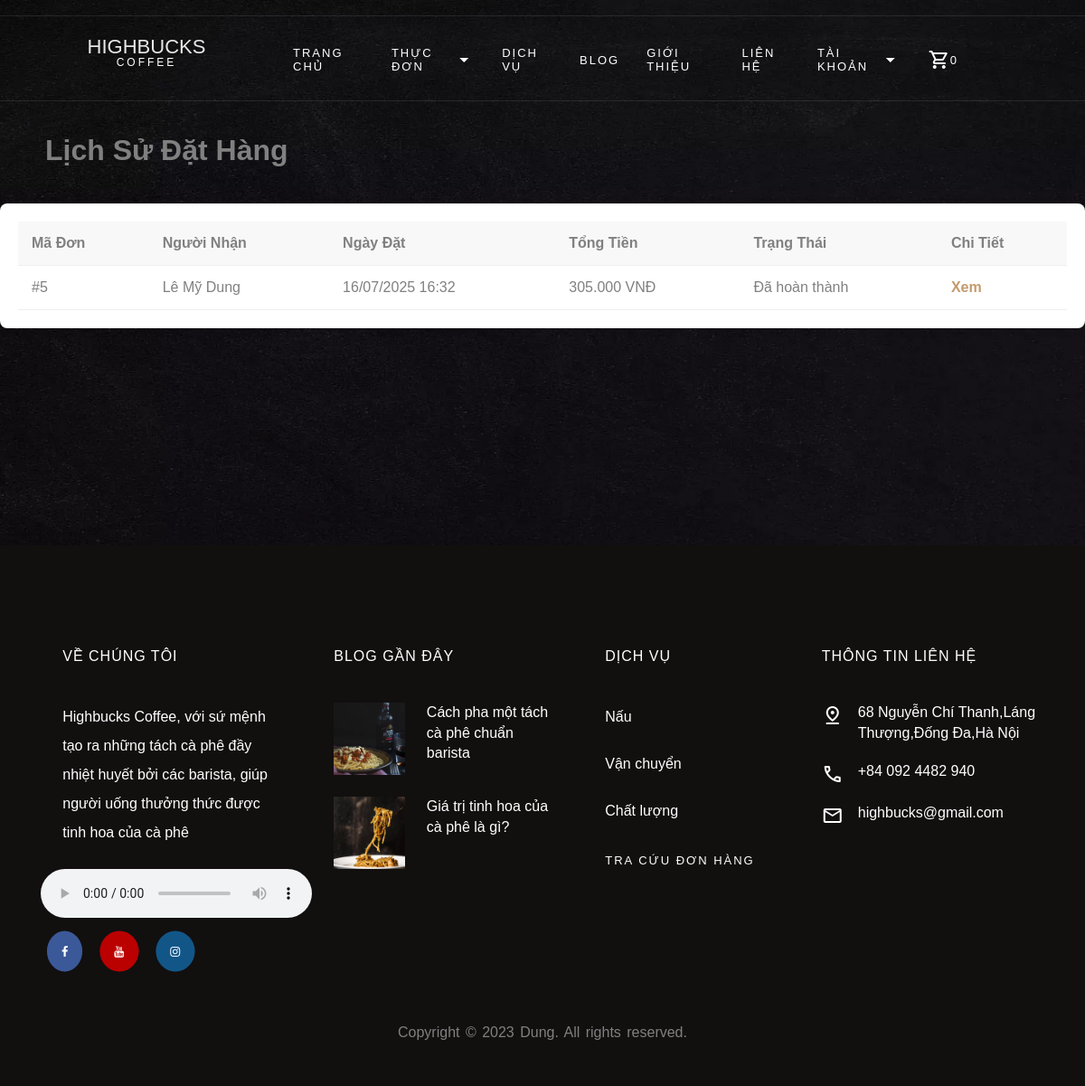
The app's page /Page/order_history.php (signed in) with its own data.
### tables this page shows
CREATE TABLE IF NOT EXISTS `donhang` (
  `idDonHang` int NOT NULL AUTO_INCREMENT,
  `idTaiKhoan` int DEFAULT NULL,
  `TenNguoiNhan` varchar(255) DEFAULT NULL,
  `SoDienThoaiNhan` varchar(11) DEFAULT NULL,
  `DiaChiNhan` varchar(255) DEFAULT NULL,
  `NgayDat` datetime DEFAULT CURRENT_TIMESTAMP,
  `TongTien` decimal(10,0) DEFAULT NULL,
  `TrangThai` varchar(255) DEFAULT 'Đợi xác nhận',
  PRIMARY KEY (`idDonHang`)
);

### Page/order_history.php (the view, shortened to what this page needs)
<?php
include_once __DIR__ . '/../PHP/Connect.php';
$orders = [];
$is_user_logged_in = isset($_SESSION['loggedin']) && $_SESSION['loggedin'] === true;
if ($is_user_logged_in) {
    $id_tai_khoan = $_SESSION['id'];
    $stmt = $conn->prepare("SELECT idDonHang, NgayDat, TongTien, TrangThai, TenNguoiNhan FROM donhang WHERE idTaiKhoan = ? ORDER BY NgayDat DESC");
    $stmt->bind_param("i", $id_tai_khoan);
    $stmt->execute();
    $result = $stmt->get_result();
    while ($row = $result->fetch_assoc()) {
        $orders[] = $row;
    }
}
?>
<!DOCTYPE html>
<html lang="vi">
<head>
    <link rel="stylesheet" href="../Css/css.css">
  <link rel="stylesheet" href="https://cdnjs.cloudflare.com/ajax/libs/font-awesome/4.7.0/css/font-awesome.min.css">
</head>
<body>
    <?php include '../PHP/Menu.php'; ?>
    <div class="banner" style="padding: 130px 50px 0 50px;">
        <h1>Lịch Sử Đặt Hàng</h1>
    </div>
    <div class="history-container">
        <?php if (!empty($orders)): ?>
            <table class="order-table">
                <thead>
                    <tr>
                        <th>Mã Đơn</th>
                        <th>Người Nhận</th>
                        <th>Ngày Đặt</th>
                        <th>Tổng Tiền</th>
                        <th>Trạng Thái</th>
                        <th>Chi Tiết</th>
                    </tr>
                </thead>
                <tbody>
                    <?php foreach ($orders as $order): ?>
                        <tr>
                            <td>#<?php echo $order['idDonHang']; ?></td>
                            <td><?php echo htmlspecialchars($order['TenNguoiNhan']); ?></td>
                            <td><?php echo date('d/m/Y H:i', strtotime($order['NgayDat'])); ?></td>
                            <td><?php echo number_format($order['TongTien'], 0, ',', '.'); ?> VNĐ</td>
                            <td><?php echo htmlspecialchars($order['TrangThai']); ?></td>
                            <td><a href="order_details.php?id=<?php echo $order['idDonHang']; ?>" class="view-details">Xem</a></td>
                        </tr>
                    <?php endforeach; ?>
                </tbody>
            </table>
        <?php elseif(isset($_POST['sdt_lookup']) || $is_user_logged_in): ?>
            <p class="no-orders">Bạn chưa có đơn hàng nào.</p>
        <?php endif; ?>
    </div>
    <?php include '../PHP/Footer.php'; ?>
</body>
</html>

### Css/css.css (style rules this page uses)
* { padding: 0; margin: 0; box-sizing: border-box; }
html,body { scroll-behavior: smooth; font-family: "Poppins", Arial, sans-serif; background-image: url(../Pic/bg_4.jpg); background-position: center; background-repeat: no-repeat; background-size: cover; background-attachment: fixed; color: gray; font-weight: 300; width: 100%; }

### Page/order_history.php (style rules this page uses)
.history-container { max-width: 1200px; margin: 40px auto; padding: 20px; background: #fff; border-radius: 8px; box-shadow: 0 2px 10px rgba(0,0,0,0.1); }
.order-table { width: 100%; border-collapse: collapse; }
.order-table th, .order-table td { padding: 15px; text-align: left; border-bottom: 1px solid #eee; }
.order-table th { background-color: #f8f8f8; }
.order-table .view-details { color: #c49a6c; text-decoration: none; font-weight: bold; }

### records on screen
donhang: idDonHang "5", TenNguoiNhan "Lê Mỹ Dung", NgayDat "16/07/2025 16:32", TongTien "305.000", TrangThai "Đã hoàn thành"

### other values on screen
$cart_item_count "0"
